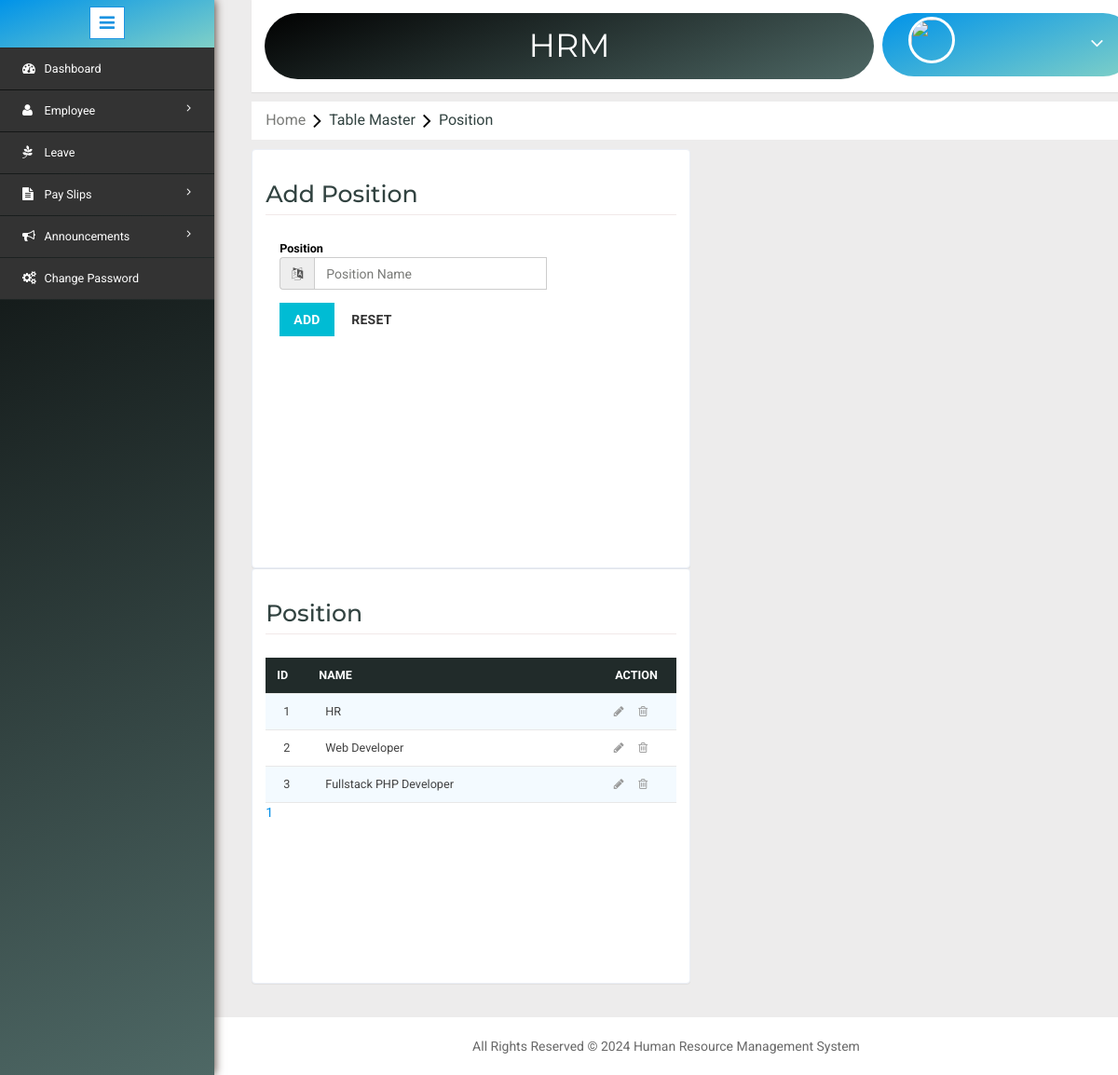
Screenshot of /position.php (signed in) with the database file from the repository.
### tables this page shows
CREATE TABLE `position` (
  `PositinId` int(11) NOT NULL,
  `Name` varchar(200) NOT NULL
);

### position.php (the view, shortened to what this page needs)
<?php include('header.php'); ?>
<?php
	$dbs = new database();
	$db=$dbs->connection();
  $name="";
  $page = "";
  $pagelimit = 5;
  $positionid = mysqli_query($db,"select count(PositinId) total from position");
  $positionn = mysqli_fetch_assoc($positionid);
  $number_of_row = ceil($positionn['total'] /5);
  if(isset($_GET['bn']) && intval($_GET['bn']) <= $number_of_row && intval($_GET['bn']) != 0)
  {
    $Skip = (intval($_GET['bn']) * $pagelimit) - $pagelimit;
    $sql = mysqli_query($db,"select * from position LIMIT $Skip,$pagelimit");
  }
  else
  {
    $sql = mysqli_query($db,"select * from position LIMIT $pagelimit");
  }
  for($i=0;$i<$number_of_row;$i++)
  {
    $d = $i+1;
    $page .= "<a href='position.php?bn=$d'>$d</a>&nbsp &nbsp &nbsp";
  }
?>
<link rel="stylesheet" type="text/css" href="css/table-style.css" />
<ol class="breadcrumb" style="margin: 10px 0px ! important;">
    <li class="breadcrumb-item"><a href="Home.php">Home</a><i class="fa fa-angle-right"></i>Table Master<i class="fa fa-angle-right"></i>Position</li>
</ol>
<div class="validation-system" style="margin-top: 0;">
 		<div class="validation-form" style="overflow: auto; margin-right:20px; height: 450px; width: 49%; float: left;">
        <form method="POST" action="controller/ccity.php?positionedit=<?php echo isset($row['PositinId']) ? $row['PositinId'] : ''; ?>">
        <div class="vali-form-group" >
        <h2>Add Position</h2>
          	<div class="col-md-3 control-label">
            	<label class="control-label">Position</label>
              	<div class="input-group">
                  	<span class="input-group-addon">
              			<i class="fa fa-language" aria-hidden="true"></i>
              		</span>
              	<input type="text" name="position" required="" value="<?php echo $name; ?>"  placeholder="Position Name" class="form-control" style="width: 250px; height: 35px; float: right;">
              	</div>
            </div>
        </div>
            <div class="col-md-12 form-group">
              <button type="submit" name="positionl" class="btn btn-primary">Add</button>
              <button type="reset" class="btn btn-default">Reset</button>
            </div>
          <div class="clearfix"> </div>
        </form>
 </div>
 <div class="validation-form" style="width: 49%; overflow: auto;">
 		<div style="height: 396px;">
					<div class="w3l-table-info">
					  <h2>Position</h2>
					    <table id="table">
						<thead>
						  <tr>
						  	<th>Id</th>
							<th style="width: 5000px;">Name</th>
							<th style="text-align: center; width: 450px;">Action</th>
						  </tr>
						</thead>
						<tbody>
						<?php $i=1; while($row = mysqli_fetch_assoc($sql)) { ?>
						<tr>
							<td><?php if(isset($_GET['bn'])==0){ echo $i; } else{ echo ($_GET['bn']-1)*5+$i; } $i++;?></td>
							<td><?php echo ucfirst($row['Name']); ?></td>
							<td><a href="?positionedit=<?php echo $row['PositinId']; ?>"><i class="fa fa-pencil" aria-hidden="true"></i></a>&nbsp;&nbsp;&nbsp;&nbsp;&nbsp;<a href="controller/ccity.php?positiondelete=<?php echo $row['PositinId']; ?>"><i class="fa fa-trash-o" aria-hidden="true"></i></a></td>
						 </tr>
						<?php } ?>
						</tbody>
					  </table>
            <div><?php echo $page;?></div>
					</div>
		</div>
 </div>
</div>
<?php include('footer.php'); ?>

### header.php (shortened to what this page needs)
<!DOCTYPE HTML>
<html>
<head>
<link href="css/bootstrap.min.css" rel='stylesheet' type='text/css' />
<link href="css/style.css" rel='stylesheet' type='text/css' />
<link rel="stylesheet" href="css/morris.css" type="text/css"/>
<link href="css/font-awesome.css" rel="stylesheet">
<link rel="stylesheet" href="css/icon-font.min.css" type='text/css' />
<link rel="stylesheet" type="text/css" href="dp/jquery.datetimepicker.css"/>
</head>
<body>
   <div class="page-container">
<div class="left-content">
	   <div class="mother-grid-inner">
				<div class="header-main">
					<div style="padding: 1.15em; margin-right: 0%; width: 70%;" class="logo-w3-agile">
						<h1 clas><a href="index.php">HRM</a></h1>
					</div>
						<div class="profile_details w3l" style="float: right; width: 29%;">
								<ul>
									<li class="dropdown profile_details_drop">
										<a href="#" class="dropdown-toggle" data-toggle="dropdown" aria-expanded="false">
											<div class="profile_img">
												<span class="prfil-img"><img src="image/<?php echo $_SESSION['User']['ImageName']?>" alt=""> </span>
												<div class="user-name">
													<p><?php echo $_SESSION['User']['FirstName']."&nbsp;".$_SESSION['User']['LastName']; ?></p>
												</div>
												<i class="fa fa-angle-down"></i>
												<div class="clearfix"></div>
											</div>
										</a>
									</li>
								</ul>
							</div>
				</div>

### footer.php (shortened to what this page needs)
<div style="margin-top: -20px;" class="copyrights">
	 <p>All Rights Reserved © <?= date("Y") ?> Human Resource Management System </p>
</div>
</div>
</div>
	<div class="sidebar-menu">
		<header class="logo1">
			<a href="#" class="sidebar-icon"> <span class="fa fa-bars"></span> </a>
		</header>
		<div class="menu">
			<ul id="menu">
				<li><a href="home.php"><i class="fa fa-tachometer"></i> <span>Dashboard</span><div class="clearfix"></div></a></li>
				<li><a href="#"><i class="fa fa-user"></i><span>Employee</span><span class="fa fa-angle-right" style="float: right"></span><div class="clearfix"></div></a>
				</li>
				<li><a href="leaverequest.php"><i class="fa fa-pagelines"></i><span>Leave</span></a></li>
				<li><a href="#"><i class="fa fa-file-text"></i><span>Pay Slips</span><span class="fa fa-angle-right" style="float: right"></span><div class="clearfix"></div></a>
				</li>
				<li><a href="#"><i class="fa fa-bullhorn"></i><span>Announcements</span><span class="fa fa-angle-right" style="float: right"></span><div class="clearfix"></div></a>
				</li>
				<li><a href="changepassword.php"><i class="fa fa-cogs"></i><span>Change Password</span></a></li>
			</ul>
		</div>
	</div>
							</div>
</body>
</html>

### css/table-style.css (style rules this page uses)
table { background: white; border-collapse: collapse; margin: 1.25em 0 0; width: 100%; }
table tr, table th, table td { border: none; border-bottom: 1px solid #e8e8e8; font-size: .95em; }
table th, table td { padding: 10px 12px; text-align: left; }
table th { background: #212b2a; color: #fff; text-transform: uppercase; }
table tr td { background: #f3faff; color: #424242; }
table tr:nth-of-type(2n+2) td { background: #ffffff; }
table { width: 100%; }

### rows the page displays
position: Name "HR"
position: Name "Web Developer"
position: Name "Fullstack PHP Developer"

### other values shown
$d "1"
